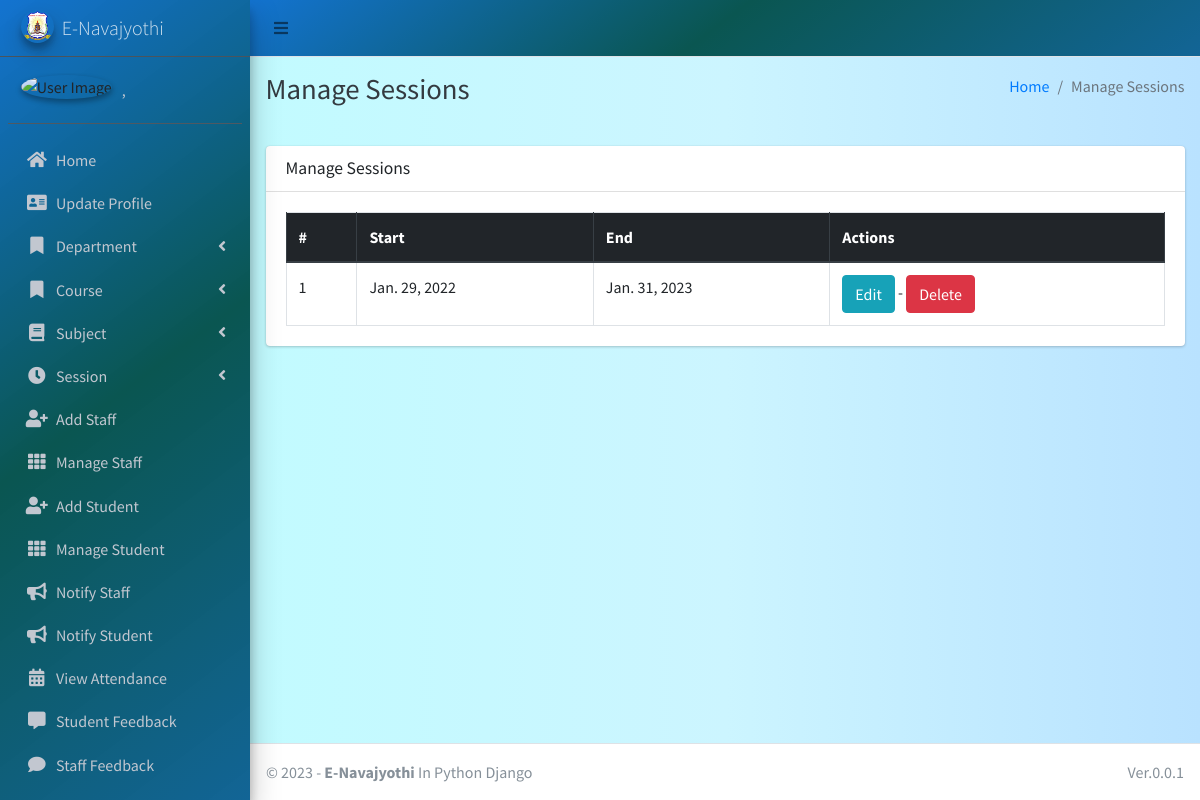
The app's page /session/manage/ (signed in) with its own data.
### main_app/models.py (models this page shows, shortened)
class CustomUser(AbstractUser):
    USER_TYPE = ((1, "HOD"), (2, "Staff"), (3, "Student"))
    GENDER = [("M", "Male"), ("F", "Female")]
    username = None  # Removed username, using email instead
    email = models.EmailField(unique=True)
    user_type = models.CharField(default=1, choices=USER_TYPE, max_length=1)
    gender = models.CharField(max_length=1, choices=GENDER)
    profile_pic = models.ImageField()
    address = models.TextField()
    fcm_token = models.TextField(default="")  # For firebase notifications
    created_at = models.DateTimeField(auto_now_add=True)
    updated_at = models.DateTimeField(auto_now=True)
    USERNAME_FIELD = "email"
    REQUIRED_FIELDS = []
    objects = CustomUserManager()
    phone_num = models.IntegerField(max_length=12 ,null=True,blank=False)
    aadhar_num = models.IntegerField(max_length=12,null=True,blank=False)
    date_of_birth = models.DateField(null=True,blank=False)
    def __str__(self):
        return self.last_name + ", " + self.first_name

class Session(models.Model):
    start_year = models.DateField()
    end_year = models.DateField()

### main_app/hod_views.py (the view)
# urls.py: path("session/manage/", hod_views.manage_session, name='manage_session'),
def manage_session(request):
    sessions = Session.objects.all()
    context = {'sessions': sessions, 'page_title': 'Manage Sessions'}
    return render(request, "hod_template/manage_session.html", context)

### main_app/templates/hod_template/manage_session.html
{% extends 'main_app/base.html' %}
{% load static %}
{% block page_title %}{{page_title}}{% endblock page_title %}
{% block content %}
<section class="content">
    <div class="container-fluid">
        <div class="row">
            <div class="col-md-12">
                <div class="card">
                    <div class="card-header">
                        <h3 class="card-title">{{page_title}}</h3>
                    </div>
                    <div class="card-body">
                        <table id="example2" class="table table-bordered table-hover">
                            <thead class="thead-dark">
                                <tr>
                                    <th>#</th>
                                    <th>Start</th>
                                    <th>End</th>
                                    <th>Actions</th>
                                </tr>
                            </thead>
                            <tbody>
                                {% for session in sessions %}
                                <tr>
                                    <td>{{ forloop.counter }}</td>
                                    <td>{{session.start_year}}</td>
                                    <td>{{session.end_year}}</td>
                                    <td><a href="{% url 'edit_session' session.id %}" class="btn btn-info">Edit</a> - <a href="{% url 'delete_session' session.id %}" onclick="return confirm('Are you sure you want to delete this ?')" class="btn btn-danger">Delete</a> </td>
                                </tr>
                                {% endfor %}
                            </tbody>
                        </table>
                    </div>
                </div>
            </div>
        </div>
    </div>
</section>
{% endblock content %}

### main_app/templates/main_app/sidebar_template.html (shortened to what this page needs)
{% load static %}
<aside class="main-sidebar sidebar-dark-info elevation-4 " style="background: rgb(0,104,205);
background: linear-gradient(143deg, rgba(0,104,205,0.9248949579831933) 0%, rgba(0,79,74,0.9613095238095238) 49%, rgba(0,89,142,0.9276960784313726) 100%);">
    {% if request.user.user_type == '1' %}
    <a href="{% url 'admin_home' %}" class="brand-link">
        <img src="{% static 'dist/img/nava_logo.png' %} " alt="AdminLTE Logo"
            class="brand-image img-circle elevation-3" >
        <span class="brand-text font-weight-light">E-Navajyothi</span>
    </a>
      <div class="sidebar">
        <div class="user-panel mt-3 pb-3 mb-3 d-flex">
            <div class="image">
                <img src="{{ request.user.profile_pic}}" class="img-circle elevation-2" alt="User Image">
            </div>
            <div class="info">
                <a href="#" class="d-block">{{user}}</a>
            </div>
        </div>
        <nav class="mt-2 ">
            <ul class="nav nav-pills nav-sidebar flex-column " data-widget="treeview" role="menu" data-accordion="false">
                <li class="nav-item">
                    {% url 'admin_home' as admin_home %}
                    <a href="{{admin_home}}" class="nav-link {% if admin_home == request.path %} active {% endif %}">
                        <i class="nav-icon fas fa-home"></i>
                        <p >
                            Home
                        </p>
                    </a>
                </li>
                <li class="nav-item">
                    {% url 'admin_view_profile' as admin_view_profile %}
                    <a href="{{admin_view_profile}}"
                        class="nav-link {% if admin_view_profile == request.path %} active {% endif %}">
                        <i class="nav-icon fas fa-address-card"></i>
                        <p>
                            Update Profile
                        </p>
                    </a>
                </li>
            <li class="nav-item has-treeview">
                    <a href="#" class="nav-link">
                        <i class="nav-icon fas fa-bookmark"></i>
                        <p>
                            Department
                            <i class="fas fa-angle-left right"></i>
                        </p>
                    </a>
                </li>
                <li class="nav-item has-treeview">
                    <a href="#" class="nav-link">
                        <i class="nav-icon fas fa-bookmark"></i>
                        <p>
                            Course
                            <i class="fas fa-angle-left right"></i>
                        </p>
                    </a>
                </li>
                <li class="nav-item has-treeview">
                    <a href="#" class="nav-link">
                        <i class="nav-icon fas fa-book"></i>
                        <p>
                            Subject
                            <i class="fas fa-angle-left right"></i>
                        </p>
                    </a>
                </li>
                <li class="nav-item has-treeview">
                    <a href="#" class="nav-link">
                        <i class="nav-icon fas fa-clock"></i>
                        <p>
                            Session
                            <i class="fas fa-angle-left right"></i>
                        </p>
                    </a>
                </li>
                <li class="nav-item">
                    {% url 'add_staff' as add_staff %}
                    <a href="{{add_staff}}" class="nav-link {% if add_staff == request.path %} active {% endif %}">
                        <i class="nav-icon fas fa-user-plus"></i>
                        <p>
                            Add Staff
                        </p>
                    </a>
                </li>
                <li class="nav-item">
                    {% url 'manage_staff' as manage_staff %}
                    {% url 'edit_staff' staff_id as edit_staff %}
                    <a href="{{manage_staff}}"
                        class="nav-link {% if manage_staff == request.path or request.path == edit_staff %} active {% endif %}">
                        <i class="nav-icon fas fa-th"></i>
                        <p>
                            Manage Staff
                        </p>
                    </a>
                </li>
                <li class="nav-item">
                    {% url 'add_student' as add_student%}
                    <a href="{{add_student}}" class="nav-link  {% if add_student == request.path %} active {% endif %}">
                        <i class="nav-icon fas fa-user-plus"></i>
                        <p>
                            Add Student
                        </p>
                    </a>
                </li>
                <li class="nav-item">
                    {% url 'manage_student' as manage_student %}
                    {% url 'edit_student' student_id as edit_student %}
                    <a href="{{manage_student}}"
                        class="nav-link  {% if edit_student == request.path or manage_student == request.path %} active {% endif %}">
                        <i class="nav-icon fas fa-th"></i>
                        <p>
                            Manage Student
                        </p>
                    </a>
                </li>
                <li class="nav-item">
                    {% url 'admin_notify_staff' as admin_notify_staff %}
                    <a href="{{admin_notify_staff}}"
                        class="nav-link {% if admin_notify_staff == request.path %} active {% endif %}">
                        <i class="nav-icon fas fa-bullhorn"></i>
                        <p>
                            Notify Staff
                        </p>
                    </a>
                </li>
                <li class="nav-item">
                    {% url 'admin_notify_student' as admin_notify_student %}
                    <a href="{{admin_notify_student}}"
                        class="nav-link {% if admin_notify_student == request.path %} active {% endif %}">
                        <i class="nav-icon fas fa-bullhorn"></i>
                        <p>
                            Notify Student
                        </p>
                    </a>
                </li>
                <li class="nav-item">
                    {% url 'admin_view_attendance' as admin_view_attendance %}
                <li class="nav-item">
                    <a href="{{admin_view_attendance}}"
                        class="nav-link  {% if admin_view_attendance == request.path %} active {% endif %}">
                        <i class="nav-icon fas fa-calendar-alt"></i>
                        <p>
                            View Attendance
                        </p>
                    </a>
                </li>
                <li class="nav-item">
                    {% url 'student_feedback_message' as student_feedback_message %}
                    <a href="{{ student_feedback_message }}"
                        class="nav-link  {% if student_feedback_message == request.path %} active {% endif %}">
                        <i class="nav-icon fas fa-comment-alt"></i>
                        <p>
                            Student Feedback
                        </p>
                    </a>
                </li>
                <li class="nav-item">
                    {% url 'staff_feedback_message' as staff_feedback_message %}
                    <a href="{{staff_feedback_message}}"
                        class="nav-link   {% if staff_feedback_message == request.path %} active {% endif %}">
                        <i class="nav-icon fas fa-comment"></i>
                        <p>
                            Staff Feedback
                        </p>
                    </a>
                </li>
                <li class="nav-item">
                    {% url 'view_staff_leave' as view_staff_leave %}
                    <a href="{{view_staff_leave}}"
                        class="nav-link  {% if view_staff_leave == request.path %} active {% endif %}">
                    </a>
                </li>
                                        {% endif %}
                                    </ul>
                                </nav>
                            </div>
</aside>

### records on screen
CustomUser: last_name+first_name ","
Session: start_year "Jan. 29, 2022", end_year "Jan. 31, 2023"

### other values on screen
{{ page_title }} "Manage Sessions"
